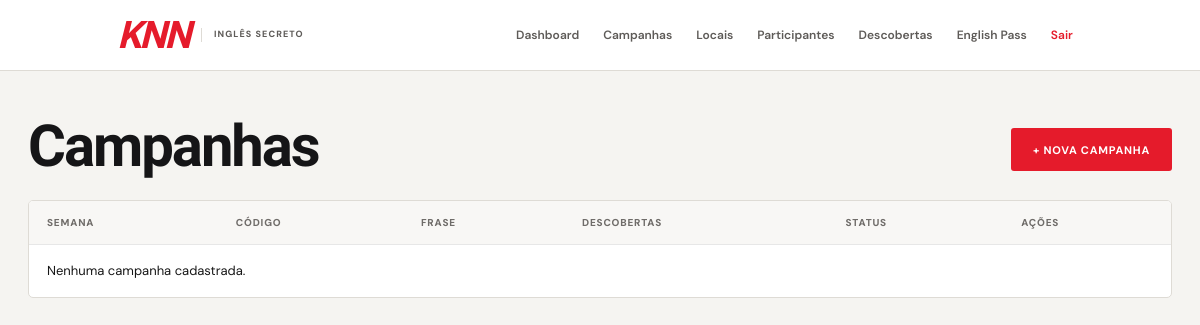
The page /admin/campanhas (signed in) on the database as committed earlier.
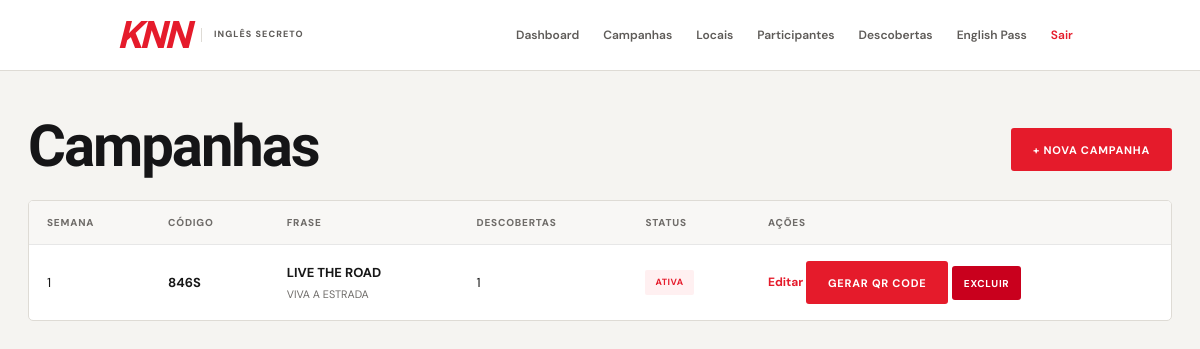
The same page on the database as committed later.
### tables this page shows
CREATE TABLE campanhas (
            id INTEGER PRIMARY KEY AUTOINCREMENT,
            codigo TEXT NOT NULL UNIQUE,
            nome TEXT NOT NULL,
            semana INTEGER NOT NULL,
            frase TEXT NOT NULL,
            traducao TEXT NOT NULL,
            data_inicio TEXT,
            data_fim TEXT,
            ativa INTEGER NOT NULL DEFAULT 0,
            data_criacao TEXT NOT NULL DEFAULT CURRENT_TIMESTAMP
        , opcao_a TEXT, opcao_b TEXT, opcao_c TEXT, resposta_correta TEXT DEFAULT 'A');

### app.py (the view)
@app.route("/admin/campanhas")
@admin_required
def campanhas():
    connection = get_connection()
    lista = connection.execute(
        """
        SELECT
            campanhas.*,
            COUNT(descobertas.id) AS total_descobertas
        FROM campanhas
        LEFT JOIN descobertas
            ON descobertas.campanha_id = campanhas.id
        GROUP BY campanhas.id
        ORDER BY campanhas.semana
        """
    ).fetchall()
    connection.close()
    return render_template(
        "admin/campanhas.html",
        campanhas=lista
    )

### app.py (called while the page is built)
def admin_required(function):
    @wraps(function)
    def decorated_function(*args, **kwargs):
        if not session.get("admin_logged"):
            return redirect(
                url_for("admin_login")
            )
        return function(*args, **kwargs)
    return decorated_function

### database.py (called while the page is built)
def get_connection():
    os.makedirs(os.path.dirname(DATABASE_PATH), exist_ok=True)
    connection = sqlite3.connect(DATABASE_PATH)
    connection.row_factory = sqlite3.Row
    connection.execute("PRAGMA foreign_keys = ON")
    return connection

### templates/admin/campanhas.html (shortened to what this page needs)
{% extends "base.html" %}
{% block content %}
<div class="admin-header">
    <div>
        <h1>
            Campanhas
        </h1>
    </div>
    <a href="{{ url_for('nova_campanha') }}" class="btn btn-primary">
        + NOVA CAMPANHA
    </a>
</div>
<div class="table-container">
    <table>
        <thead>
            <tr>
                <th>
                    Semana
                </th>
                <th>
                    Código
                </th>
                <th>
                    Frase
                </th>
                <th>
                    Descobertas
                </th>
                <th>
                    Status
                </th>
                <th>
                    Ações
                </th>
            </tr>
        </thead>
        <tbody>
            {% for campanha in campanhas %}
            <tr>
                <td>
                    {{ campanha.semana }}
                </td>
                <td>
                    <strong>
                        {{ campanha.codigo }}
                    </strong>
                </td>
                <td>
                    <strong>
                        {{ campanha.frase }}
                    </strong>
                    <small>
                        {{ campanha.traducao }}
                    </small>
                </td>
                <td>
                    {{ campanha.total_descobertas }}
                </td>
                <td>
                    {% if campanha.ativa %}
                    <span class="status active">
                        ATIVA
                    </span>
                    {% else %}
                    <span class="status">
                        INATIVA
                    </span>
                    {% endif %}
                </td>
                <td>
                    <a href="{{ url_for('editar_campanha', campanha_id=campanha.id) }}" class="table-link">
                        Editar
                    </a>
                    <a href="{{ url_for('gerenciar_qr', campanha_id=campanha.id) }}" class="btn btn-primary">
                        GERAR QR CODE
                    </a>
                    <form method="POST" action="{{ url_for('excluir_campanha', campanha_id=campanha.id) }}" style="display: inline-block;" onsubmit="return confirm('Tem certeza que deseja excluir esta campanha e todos os seus QR Codes?');">
                        <button type="submit" class="btn btn-danger" style="padding: 6px 12px; min-height: 34px; font-size: 10px;">EXCLUIR</button>
                    </form>
                </td>
            </tr>
            {% else %}
            <tr>
                <td colspan="6" class="empty-table">
                    Nenhuma campanha cadastrada.
                </td>
            </tr>
            {% endfor %}
        </tbody>
    </table>
</div>
{% endblock %}

Rows that differ between the two databases and show on the page:
added campanhas: semana "1", codigo "846S", frase "LIVE THE ROAD", traducao "VIVA A ESTRADA", total_descobertas "1", ativa "ATIVA"
Other text that changed with them:
text no longer shown: "Nenhuma campanha cadastrada."
